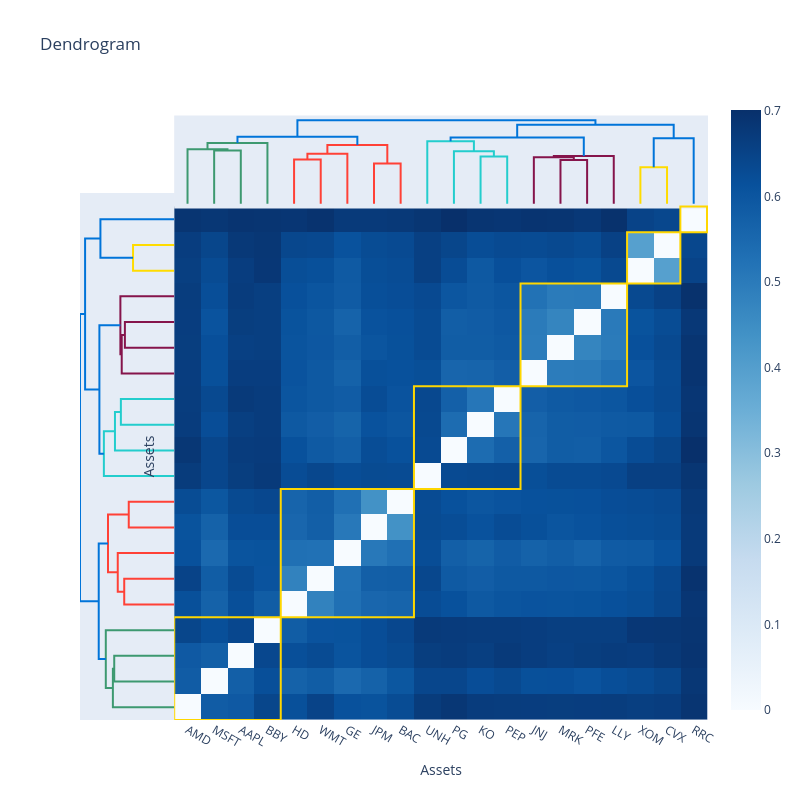

Notebook code for this chart:
### Code cell
model1.hierarchical_clustering_estimator_.plot_dendrogram()

### Figure 1 — Plotly figure (JSON) as saved in the notebook; plotly's stock layout.template omitted (floating-point values rounded to 4 significant figures; data arrays with more than 128 entries replaced by an {"elided": "..."} marker saying what was removed)
{"data": [{"hoverinfo": "text", "marker": {"color": "rgb(61,153,112)"}, "mode": "lines", "type": "scatter", "x": [15, 15, 25, 25], "xaxis": "x", "y": [0, 0.5766, 0.5766, 0], "yaxis": "y2"}, {"hoverinfo": "text", "marker": {"color": "rgb(61,153,112)"}, "mode": "lines", "type": "scatter", "x": [5, 5, 20, 20], "xaxis": "x", "y": [0, 0.5895, 0.5895, 0.5766], "yaxis": "y2"}, {"hoverinfo": "text", "marker": {"color": "rgb(61,153,112)"}, "mode": "lines", "type": "scatter", "x": [12.5, 12.5, 35, 35], "xaxis": "x", "y": [0.5895, 0.6575, 0.6575, 0], "yaxis": "y2"}, {"hoverinfo": "text", "marker": {"color": "rgb(255,65,54)"}, "mode": "lines", "type": "scatter", "x": [45, 45, 55, 55], "xaxis": "x", "y": [0, 0.4804, 0.4804, 0], "yaxis": "y2"}, {"hoverinfo": "text", "marker": {"color": "rgb(255,65,54)"}, "mode": "lines", "type": "scatter", "x": [50, 50, 65, 65], "xaxis": "x", "y": [0.4804, 0.5427, 0.5427, 0], "yaxis": "y2"}, {"hoverinfo": "text", "marker": {"color": "rgb(255,65,54)"}, "mode": "lines", "type": "scatter", "x": [75, 75, 85, 85], "xaxis": "x", "y": [0, 0.437, 0.437, 0], "yaxis": "y2"}, {"hoverinfo": "text", "marker": {"color": "rgb(255,65,54)"}, "mode": "lines", "type": "scatter", "x": [57.5, 57.5, 80, 80], "xaxis": "x", "y": [0.5427, 0.6366, 0.6366, 0.437], "yaxis": "y2"}, {"hoverinfo": "text", "marker": {"color": "rgb(0,116,217)"}, "mode": "lines", "type": "scatter", "x": [23.75, 23.75, 68.75, 68.75], "xaxis": "x", "y": [0.6575, 0.7255, 0.7255, 0.6366], "yaxis": "y2"}, {"hoverinfo": "text", "marker": {"color": "rgb(35,205,205)"}, "mode": "lines", "type": "scatter", "x": [115, 115, 125, 125], "xaxis": "x", "y": [0, 0.5127, 0.5127, 0], "yaxis": "y2"}, {"hoverinfo": "text", "marker": {"color": "rgb(35,205,205)"}, "mode": "lines", "type": "scatter", "x": [105, 105, 120, 120], "xaxis": "x", "y": [0, 0.5695, 0.5695, 0.5127], "yaxis": "y2"}, {"hoverinfo": "text", "marker": {"color": "rgb(35,205,205)"}, "mode": "lines", "type": "scatter", "x": [95, 95, 112.5, 112.5], "xaxis": "x", "y": [0, 0.6761, 0.6761, 0.5695], "yaxis": "y2"}, {"hoverinfo": "text", "marker": {"color": "rgb(133,20,75)"}, "mode": "lines", "type": "scatter", "x": [145, 145, 155, 155], "xaxis": "x", "y": [0, 0.4741, 0.4741, 0], "yaxis": "y2"}, {"hoverinfo": "text", "marker": {"color": "rgb(133,20,75)"}, "mode": "lines", "type": "scatter", "x": [135, 135, 150, 150], "xaxis": "x", "y": [0, 0.5045, 0.5045, 0.4741], "yaxis": "y2"}, {"hoverinfo": "text", "marker": {"color": "rgb(133,20,75)"}, "mode": "lines", "type": "scatter", "x": [142.5, 142.5, 165, 165], "xaxis": "x", "y": [0.5045, 0.5173, 0.5173, 0], "yaxis": "y2"}, {"hoverinfo": "text", "marker": {"color": "rgb(0,116,217)"}, "mode": "lines", "type": "scatter", "x": [103.8, 103.8, 153.8, 153.8], "xaxis": "x", "y": [0.6761, 0.7191, 0.7191, 0.5173], "yaxis": "y2"}, {"hoverinfo": "text", "marker": {"color": "rgb(255,220,0)"}, "mode": "lines", "type": "scatter", "x": [175, 175, 185, 185], "xaxis": "x", "y": [0, 0.3957, 0.3957, 0], "yaxis": "y2"}, {"hoverinfo": "text", "marker": {"color": "rgb(0,116,217)"}, "mode": "lines", "type": "scatter", "x": [180, 180, 195, 195], "xaxis": "x", "y": [0.3957, 0.7093, 0.7093, 0], "yaxis": "y2"}, {"hoverinfo": "text", "marker": {"color": "rgb(0,116,217)"}, "mode": "lines", "type": "scatter", "x": [128.8, 128.8, 187.5, 187.5], "xaxis": "x", "y": [0.7191, 0.8566, 0.8566, 0.7093], "yaxis": "y2"}, {"hoverinfo": "text", "marker": {"color": "rgb(0,116,217)"}, "mode": "lines", "type": "scatter", "x": [46.25, 46.25, 158.1, 158.1], "xaxis": "x", "y": [0.7255, 0.9056, 0.9056, 0.8566], "yaxis": "y2"}, {"hoverinfo": "text", "marker": {"color": "rgb(61,153,112)"}, "mode": "lines", "type": "scatter", "x": [0, -0.5766, -0.5766, 0], "xaxis": "x2", "y": [15, 15, 25, 25], "yaxis": "y"}, {"hoverinfo": "text", "marker": {"color": "rgb(61,153,112)"}, "mode": "lines", "type": "scatter", "x": [0, -0.5895, -0.5895, -0.5766], "xaxis": "x2", "y": [5, 5, 20, 20], "yaxis": "y"}, {"hoverinfo": "text", "marker": {"color": "rgb(61,153,112)"}, "mode": "lines", "type": "scatter", "x": [-0.5895, -0.6575, -0.6575, 0], "xaxis": "x2", "y": [12.5, 12.5, 35, 35], "yaxis": "y"}, {"hoverinfo": "text", "marker": {"color": "rgb(255,65,54)"}, "mode": "lines", "type": "scatter", "x": [0, -0.4804, -0.4804, 0], "xaxis": "x2", "y": [45, 45, 55, 55], "yaxis": "y"}, {"hoverinfo": "text", "marker": {"color": "rgb(255,65,54)"}, "mode": "lines", "type": "scatter", "x": [-0.4804, -0.5427, -0.5427, 0], "xaxis": "x2", "y": [50, 50, 65, 65], "yaxis": "y"}, {"hoverinfo": "text", "marker": {"color": "rgb(255,65,54)"}, "mode": "lines", "type": "scatter", "x": [0, -0.437, -0.437, 0], "xaxis": "x2", "y": [75, 75, 85, 85], "yaxis": "y"}, {"hoverinfo": "text", "marker": {"color": "rgb(255,65,54)"}, "mode": "lines", "type": "scatter", "x": [-0.5427, -0.6366, -0.6366, -0.437], "xaxis": "x2", "y": [57.5, 57.5, 80, 80], "yaxis": "y"}, {"hoverinfo": "text", "marker": {"color": "rgb(0,116,217)"}, "mode": "lines", "type": "scatter", "x": [-0.6575, -0.7255, -0.7255, -0.6366], "xaxis": "x2", "y": [23.75, 23.75, 68.75, 68.75], "yaxis": "y"}, {"hoverinfo": "text", "marker": {"color": "rgb(35,205,205)"}, "mode": "lines", "type": "scatter", "x": [0, -0.5127, -0.5127, 0], "xaxis": "x2", "y": [115, 115, 125, 125], "yaxis": "y"}, {"hoverinfo": "text", "marker": {"color": "rgb(35,205,205)"}, "mode": "lines", "type": "scatter", "x": [0, -0.5695, -0.5695, -0.5127], "xaxis": "x2", "y": [105, 105, 120, 120], "yaxis": "y"}, {"hoverinfo": "text", "marker": {"color": "rgb(35,205,205)"}, "mode": "lines", "type": "scatter", "x": [0, -0.6761, -0.6761, -0.5695], "xaxis": "x2", "y": [95, 95, 112.5, 112.5], "yaxis": "y"}, {"hoverinfo": "text", "marker": {"color": "rgb(133,20,75)"}, "mode": "lines", "type": "scatter", "x": [0, -0.4741, -0.4741, 0], "xaxis": "x2", "y": [145, 145, 155, 155], "yaxis": "y"}, {"hoverinfo": "text", "marker": {"color": "rgb(133,20,75)"}, "mode": "lines", "type": "scatter", "x": [0, -0.5045, -0.5045, -0.4741], "xaxis": "x2", "y": [135, 135, 150, 150], "yaxis": "y"}, {"hoverinfo": "text", "marker": {"color": "rgb(133,20,75)"}, "mode": "lines", "type": "scatter", "x": [-0.5045, -0.5173, -0.5173, 0], "xaxis": "x2", "y": [142.5, 142.5, 165, 165], "yaxis": "y"}, {"hoverinfo": "text", "marker": {"color": "rgb(0,116,217)"}, "mode": "lines", "type": "scatter", "x": [-0.6761, -0.7191, -0.7191, -0.5173], "xaxis": "x2", "y": [103.8, 103.8, 153.8, 153.8], "yaxis": "y"}, {"hoverinfo": "text", "marker": {"color": "rgb(255,220,0)"}, "mode": "lines", "type": "scatter", "x": [0, -0.3957, -0.3957, 0], "xaxis": "x2", "y": [175, 175, 185, 185], "yaxis": "y"}, {"hoverinfo": "text", "marker": {"color": "rgb(0,116,217)"}, "mode": "lines", "type": "scatter", "x": [-0.3957, -0.7093, -0.7093, 0], "xaxis": "x2", "y": [180, 180, 195, 195], "yaxis": "y"}, {"hoverinfo": "text", "marker": {"color": "rgb(0,116,217)"}, "mode": "lines", "type": "scatter", "x": [-0.7191, -0.8566, -0.8566, -0.7093], "xaxis": "x2", "y": [128.8, 128.8, 187.5, 187.5], "yaxis": "y"}, {"hoverinfo": "text", "marker": {"color": "rgb(0,116,217)"}, "mode": "lines", "type": "scatter", "x": [-0.7255, -0.9056, -0.9056, -0.8566], "xaxis": "x2", "y": [46.25, 46.25, 158.1, 158.1], "yaxis": "y"}, {"colorscale": [[0, "rgb(247,251,255)"], [0.125, "rgb(222,235,247)"], [0.25, "rgb(198,219,239)"], [0.375, "rgb(158,202,225)"], [0.5, "rgb(107,174,214)"], [0.625, "rgb(66,146,198)"], [0.75, "rgb(33,113,181)"], [0.875, "rgb(8,81,156)"], [1, "rgb(8,48,107)"]], "name": "", "type": "heatmap", "x": [5, 15, 25, 35, 45, 55, 65, 75, 85, 95, 105, 115, 125, 135, 145, 155, 165, 175, 185, 195], "y": [5, 15, 25, 35, 45, 55, 65, 75, 85, 95, 105, 115, 125, 135, 145, 155, 165, 175, 185, 195], "z": {"elided": "20x20 float values"}}], "layout": {"autosize": false, "height": 800, "hovermode": "closest", "shapes": [{"line": {"color": "gold", "width": 2}, "type": "rect", "x0": 40, "x1": 90, "y0": 40, "y1": 90}, {"line": {"color": "gold", "width": 2}, "type": "rect", "x0": 0, "x1": 40, "y0": 0, "y1": 40}, {"line": {"color": "gold", "width": 2}, "type": "rect", "x0": 170, "x1": 190, "y0": 170, "y1": 190}, {"line": {"color": "gold", "width": 2}, "type": "rect", "x0": 190, "x1": 200, "y0": 190, "y1": 200}, {"line": {"color": "gold", "width": 2}, "type": "rect", "x0": 130, "x1": 170, "y0": 130, "y1": 170}, {"line": {"color": "gold", "width": 2}, "type": "rect", "x0": 90, "x1": 130, "y0": 90, "y1": 130}], "showlegend": false, "title": {"text": "Dendrogram"}, "width": 800, "xaxis": {"domain": [0.15, 1], "mirror": false, "rangemode": "tozero", "showgrid": false, "showline": false, "showticklabels": true, "tickmode": "array", "ticks": "", "ticktext": ["AMD", "MSFT", "AAPL", "BBY", "HD", "WMT", "GE", "JPM", "BAC", "UNH", "PG", "KO", "PEP", "JNJ", "MRK", "PFE", "LLY", "XOM", "CVX", "RRC"], "tickvals": [5, 15, 25, 35, 45, 55, 65, 75, 85, 95, 105, 115, 125, 135, 145, 155, 165, 175, 185, 195], "title": {"text": "Assets"}, "type": "linear", "zeroline": false}, "xaxis2": {"domain": [0, 0.15], "mirror": false, "showgrid": false, "showline": false, "showticklabels": false, "ticks": "", "zeroline": false}, "yaxis": {"domain": [0, 0.85], "mirror": false, "rangemode": "tozero", "showgrid": false, "showline": false, "showticklabels": false, "ticks": "", "ticktext": ["AMD", "MSFT", "AAPL", "BBY", "HD", "WMT", "GE", "JPM", "BAC", "UNH", "PG", "KO", "PEP", "JNJ", "MRK", "PFE", "LLY", "XOM", "CVX", "RRC"], "tickvals": [5, 15, 25, 35, 45, 55, 65, 75, 85, 95, 105, 115, 125, 135, 145, 155, 165, 175, 185, 195], "title": {"text": "Assets"}, "type": "linear", "zeroline": false}, "yaxis2": {"domain": [0.825, 0.975], "mirror": false, "showgrid": false, "showline": false, "showticklabels": false, "ticks": "", "zeroline": false}}}
